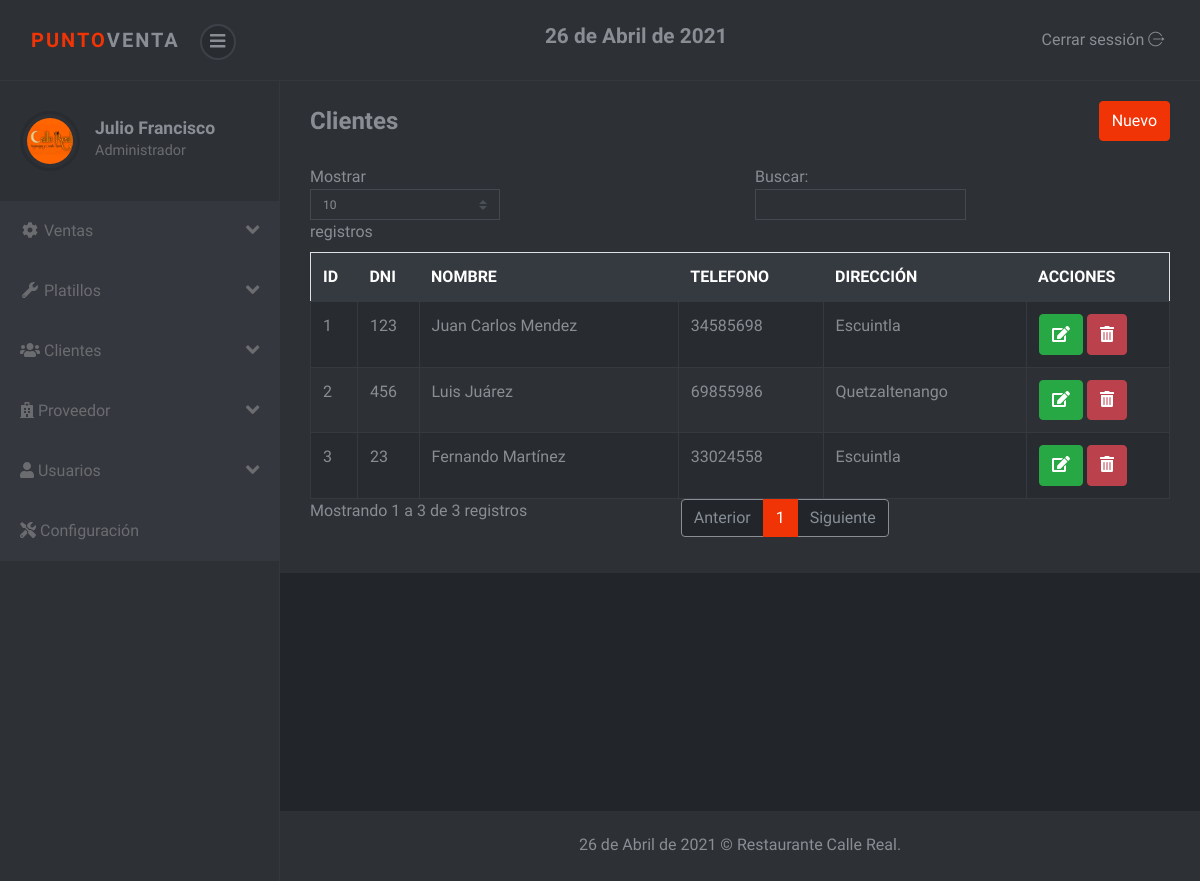
The page /sistema/lista_cliente.php (signed in) on the database its author committed.
### tables this page shows
CREATE TABLE `cliente` (
  `idcliente` int(11) NOT NULL,
  `dni` int(8) NOT NULL,
  `nombre` varchar(100) NOT NULL,
  `telefono` int(15) NOT NULL,
  `direccion` varchar(200) NOT NULL,
  `usuario_id` int(11) NOT NULL
);

### sistema/lista_cliente.php (the view)
<?php include_once "includes/header.php"; ?>
<div class="container-fluid">
	<div class="d-sm-flex align-items-center justify-content-between mb-4">
		<h1 class="h3 mb-0 text-gray-800">Clientes</h1>
		<a href="registro_cliente.php" class="btn btn-primary">Nuevo</a>
	</div>
	<div class="row">
		<div class="col-lg-12">
			<div class="table-responsive">
				<table class="table table-striped table-bordered" id="table">
					<thead class="thead-dark">
						<tr>
							<th>ID</th>
							<th>DNI</th>
							<th>NOMBRE</th>
							<th>TELEFONO</th>
							<th>DIRECCIÓN</th>
							<?php if ($_SESSION['rol'] == 1) { ?>
							<th>ACCIONES</th>
							<?php } ?>
						</tr>
					</thead>
					<tbody>
						<?php
						include "../conexion.php";
						$query = mysqli_query($conexion, "SELECT * FROM cliente");
						$result = mysqli_num_rows($query);
						if ($result > 0) {
							while ($data = mysqli_fetch_assoc($query)) { ?>
								<tr>
									<td><?php echo $data['idcliente']; ?></td>
									<td><?php echo $data['dni']; ?></td>
									<td><?php echo $data['nombre']; ?></td>
									<td><?php echo $data['telefono']; ?></td>
									<td><?php echo $data['direccion']; ?></td>
									<?php if ($_SESSION['rol'] == 1) { ?>
									<td>
										<a href="editar_cliente.php?id=<?php echo $data['idcliente']; ?>" class="btn btn-success"><i class='fas fa-edit'></i></a>
										<form action="eliminar_cliente.php?id=<?php echo $data['idcliente']; ?>" method="post" class="confirmar d-inline">
											<button class="btn btn-danger" type="submit"><i class='fas fa-trash-alt'></i> </button>
										</form>
									</td>
									<?php } ?>
								</tr>
						<?php }
						} ?>
					</tbody>
				</table>
			</div>
		</div>
	</div>
</div>
<?php include_once "includes/footer.php"; ?>

### sistema/css/style.violet.css (style rules this page uses)
body { position: relative; }
a { -webkit-transition: all 0.3s; transition: all 0.3s; display: inline-block; }
button { cursor: pointer; }
button, input[type='submit'] { cursor: pointer; font-family: inherit; font-weight: 300 !important; }
.table { margin-bottom: 0; color: #8a8d93; }
.table td, .table th { border-color: #343a40; }
.table thead th { border: none; }
.table-striped tbody tr { -webkit-transition: all 0.3s; transition: all 0.3s; }
.table-striped tbody tr:nth-of-type(odd) { background-color: #282b2f; }
.table-bordered td, .table-bordered th { border-color: #343a40; }
.btn { font-weight: 400; border: 1px solid transparent; padding: 0.45rem 0.75rem; font-size: 1rem; line-height: 1.5; border-radius: 0.25rem; -webkit-transition: color 0.15s ease-in-out, background-color 0.15s ease-in-out, border-color 0.15s ease-in-out, -webkit-box-shadow 0.15s ease-in-out; transition: color 0.15s ease-in-out, background-color 0.15s ease-in-out, border-color 0.15s ease-in-out, -webkit-box-shadow 0.15s ease-in-out; transition: color 0.15s ease-in-out, background-color 0.15s ease-in-out, border-color 0.15s ease-in-out, box-shadow 0.15s ease-in-out; transition: color 0.15s ease-in-out, background-color 0.15s ease-in-out, border-color 0.15s ease-in-out, box-shadow 0.15s ease-in-out, -webkit-box-shadow 0.15s ease-in-out; }
.btn-primary { color: color-yiq(#f03406); background-color: #f03406; border-color: #f03406; }
.btn-success { color: color-yiq(#28a745); background-color: #28a745; border-color: #28a745; }
.btn-danger { color: color-yiq(#bb414d); background-color: #bb414d; border-color: #bb414d; }
body { font-family: "Muli", sans-serif; font-size: 1rem; font-weight: 400; line-height: 1.5; color: #8a8d93; background-color: #fff; }
a { color: #f03406; text-decoration: none; }
h1, h2, h3, h4, h5, h6, .h1, .h2, .h3, .h4, .h5, .h6 { margin-bottom: 0.5rem; font-family: inherit; font-weight: 700; line-height: 1.2; color: inherit; }
h1, .h1 { font-size: 2.5rem; }
h3, .h3 { font-size: 1.5rem; }

### rows shown on the page
cliente: idcliente "1", dni "123", nombre "Juan Carlos Mendez", telefono "34585698", direccion "Escuintla"
cliente: idcliente "2", dni "456", nombre "Luis Juárez", telefono "69855986", direccion "Quetzaltenango"
cliente: idcliente "3", dni "23", nombre "Fernando Martínez", telefono "33024558", direccion "Escuintla"

### other values the page prints
fechaPeru() "26 de Abril de 2021"
$_SESSION['nombre'] "Julio Francisco"
